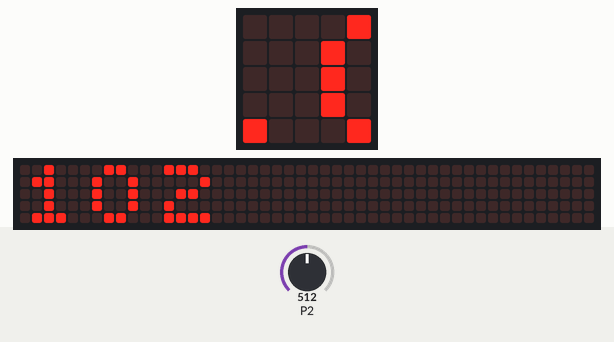
Bench run of a program on a simulated BBC micro:bit (MakeCode). Parts: the board's 5×5 LED display, a strip that is not on the board, showing the scrolling text unrolled. Inputs (shaded band) come from the test bench; at power-on: P2 = 512 (analog values on the 0–1023 scale). The 48×5 strip is a reading aid, not a part: it shows the text the display is scrolling, unrolled, one strip-width of it at a time.

Above: at 2.87 s.
2.9 s: P2 set to 0
At 8.6 s:
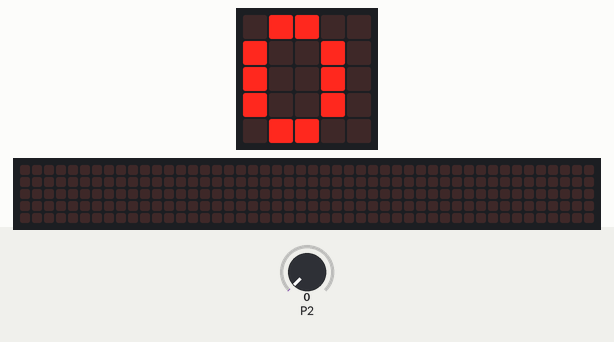
11.0 s: P2 set to 122
At 11.26 s:
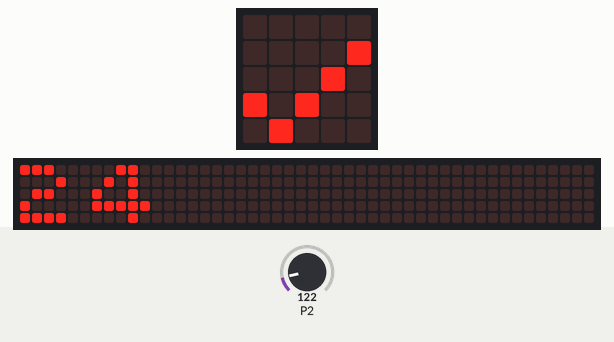
23.2 s: P2 set to 306
At 29.62 s:
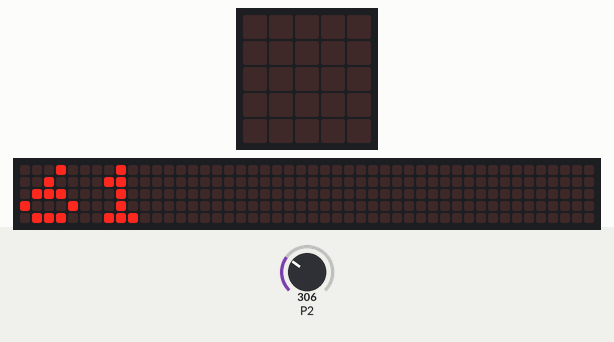

The program:

main.ts
```typescript
let temperature = 0
basic.showIcon(IconNames.Happy)
basic.pause(1000)
basic.clearScreen()
basic.forever(function () {
    temperature = pins.analogReadPin(AnalogPin.P2)
    basic.showNumber((temperature - temperature % 5) / 5)
    basic.pause(1000)
    basic.showIcon(IconNames.Yes)
    basic.pause(1000)
})
```

test.ts
```typescript
// Hier kann man Tests durchführen; diese Datei wird nicht kompiliert, wenn dieses Paket als Erweiterung verwendet wird.
```

Measured:
- after the input at 11.0 s, the display: changes after 0.19 s (image 2)
- what the display in image 1 shows lasts 1.8 s, from 7.8 s to 9.6 s
- what the display in image 3 shows lasts 0.5 s, from 29.4 s to 29.9 s
